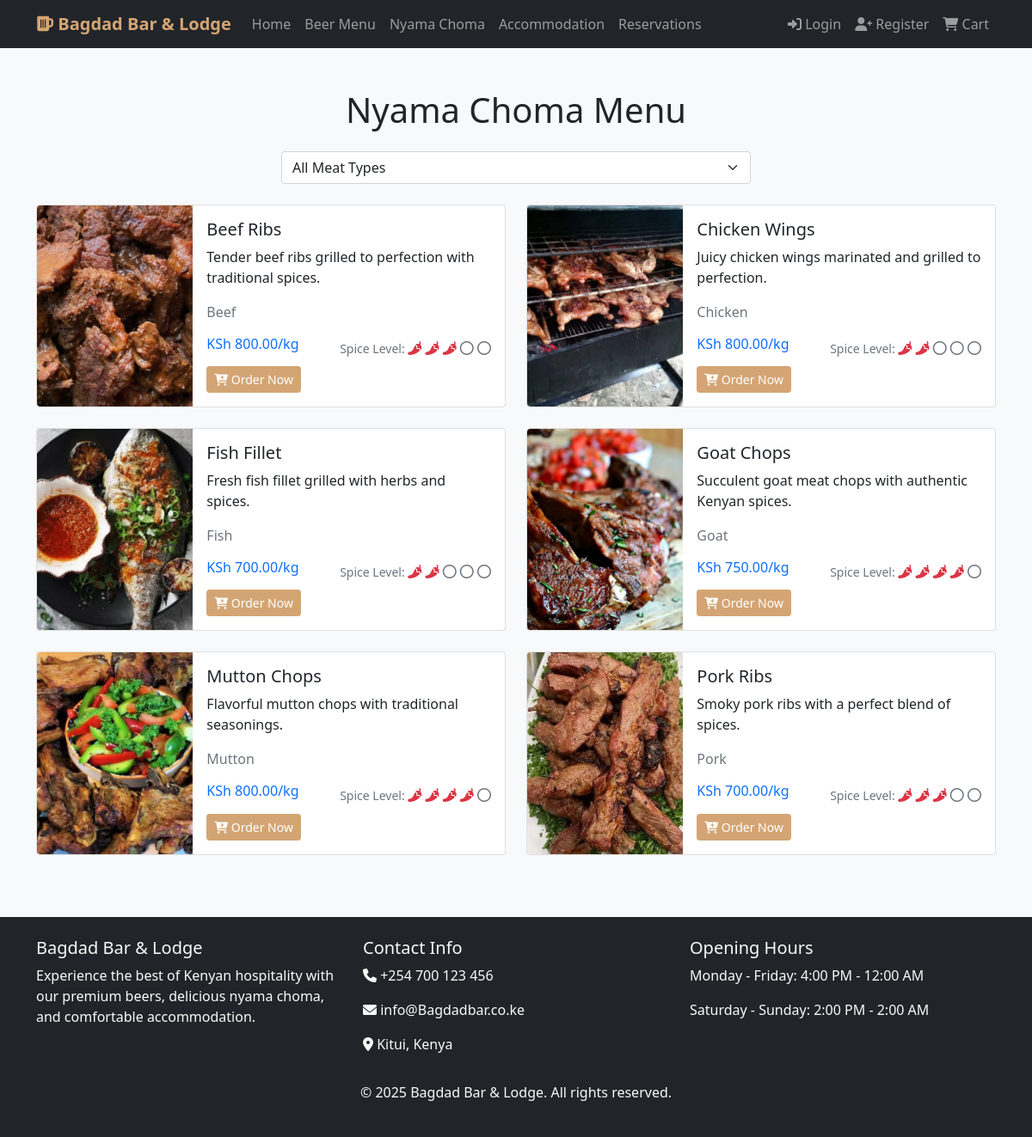
The page /nyama-choma/ on the database its author committed.
### bar_app/models.py (models this page shows, shortened)
class NyamaChoma(models.Model):
    MEAT_TYPES = [
        ('beef', 'Beef'),
        ('goat', 'Goat'),
        ('chicken', 'Chicken'),
        ('pork', 'Pork'),
        ('fish', 'Fish'),
        ('mutton', 'Mutton'),
    ]
    name = models.CharField(max_length=100)
    meat_type = models.CharField(max_length=20, choices=MEAT_TYPES)
    price_per_kg = models.DecimalField(max_digits=8, decimal_places=2)
    description = models.TextField()
    image = models.ImageField(upload_to='nyama_choma/', blank=True)
    available = models.BooleanField(default=True)
    spice_level = models.IntegerField(choices=[(i, i) for i in range(1, 6)], default=3)
    class Meta:
        ordering = ['name']

### bar_app/views.py (the view)
# urls.py: path('nyama-choma/', views.nyama_choma_menu, name='nyama_menu'),
def nyama_choma_menu(request):
    meat_type_filter = request.GET.get('meat_type')
    nyama_items = NyamaChoma.objects.filter(available=True)
    if meat_type_filter:
        nyama_items = nyama_items.filter(meat_type=meat_type_filter)
    meat_types = NyamaChoma.MEAT_TYPES
    context = {
        'nyama_items': nyama_items,
        'meat_types': meat_types,
        'current_meat_type': meat_type_filter,
    }
    return render(request, 'bar_app/nyama_menu.html', context)

### templates/bar_app/nyama_menu.html (shortened to what this page needs)
{% extends 'base.html' %}
{% block content %}
<div class="container my-5">
    <h1 class="text-center mb-4">Nyama Choma Menu</h1>
    <div class="row mb-4">
        <div class="col-md-6 mx-auto">
            <select class="form-select" onchange="filterByMeatType(this.value)">
                <option value="">All Meat Types</option>
            </select>
        </div>
    </div>
    <div class="row">
        {% for nyama in nyama_items %}
        <div class="col-md-6 mb-4">
            <div class="card">
                <div class="row g-0">
                    <div class="col-md-4">
                        {% if nyama.image %}
                            <img src="{{ nyama.image.url }}" class="img-fluid rounded-start h-100" alt="{{ nyama.name }}" style="object-fit: cover;">
                        {% else %}
                            <div class="bg-light d-flex align-items-center justify-content-center h-100 rounded-start">
                                <i class="fas fa-drumstick-bite fa-3x text-muted"></i>
                            </div>
                        {% endif %}
                    </div>
                    <div class="col-md-8">
                        <div class="card-body">
                            <h5 class="card-title">{{ nyama.name }}</h5>
                            <p class="card-text">{{ nyama.description }}</p>
                            <p class="text-muted">{{ nyama.get_meat_type_display }}</p>
                            <div class="d-flex justify-content-between align-items-center">
                                <span class="h6 text-primary">KSh {{ nyama.price_per_kg }}/kg</span>
                                <div>
                                    <small class="text-muted">Spice Level: </small>
                                    {% for i in "12345"|make_list %}
                                        {% if forloop.counter <= nyama.spice_level %}
                                            <i class="fas fa-pepper-hot text-danger"></i>
                                        {% else %}
                                            <i class="far fa-circle text-muted"></i>
                                        {% endif %}
                                    {% endfor %}
                                </div>
                            </div>
                            <button class="btn btn-primary btn-sm mt-2" onclick="addToCart('nyama', {{ nyama.id }}, '{{ nyama.name }}')">
                                <i class="fas fa-cart-plus"></i> Order Now
                            </button>
                        </div>
                    </div>
                </div>
            </div>
        </div>
        {% empty %}
        <div class="col-12 text-center">
            <p class="lead">No nyama choma available at the moment.</p>
            <a href="{% url 'bar_app:home' %}" class="btn btn-primary">Back to Home</a>
        </div>
        {% endfor %}
    </div>
</div>
{% endblock %}

### templates/base.html (style rules this page uses)
.btn-primary { background-color: #d4a574; border-color: #d4a574; }
body { background-color: #f8f9fa; }

### rows shown on the page
NyamaChoma: image (picture), name "Beef Ribs", description "Tender beef ribs grilled to perfection with traditional spices.", meat_type "Beef", price_per_kg "800.00", spice_level 3 (drawn)
NyamaChoma: image (picture), name "Chicken Wings", description "Juicy chicken wings marinated and grilled to perfection.", meat_type "Chicken", price_per_kg "800.00", spice_level 2 (drawn)
NyamaChoma: image (picture), name "Fish Fillet", description "Fresh fish fillet grilled with herbs and spices.", meat_type "Fish", price_per_kg "700.00", spice_level 2 (drawn)
NyamaChoma: image (picture), name "Goat Chops", description "Succulent goat meat chops with authentic Kenyan spices.", meat_type "Goat", price_per_kg "750.00", spice_level 4 (drawn)
NyamaChoma: image (picture), name "Mutton Chops", description "Flavorful mutton chops with traditional seasonings.", meat_type "Mutton", price_per_kg "800.00", spice_level 4 (drawn)
NyamaChoma: image (picture), name "Pork Ribs", description "Smoky pork ribs with a perfect blend of spices.", meat_type "Pork", price_per_kg "700.00", spice_level 3 (drawn)
